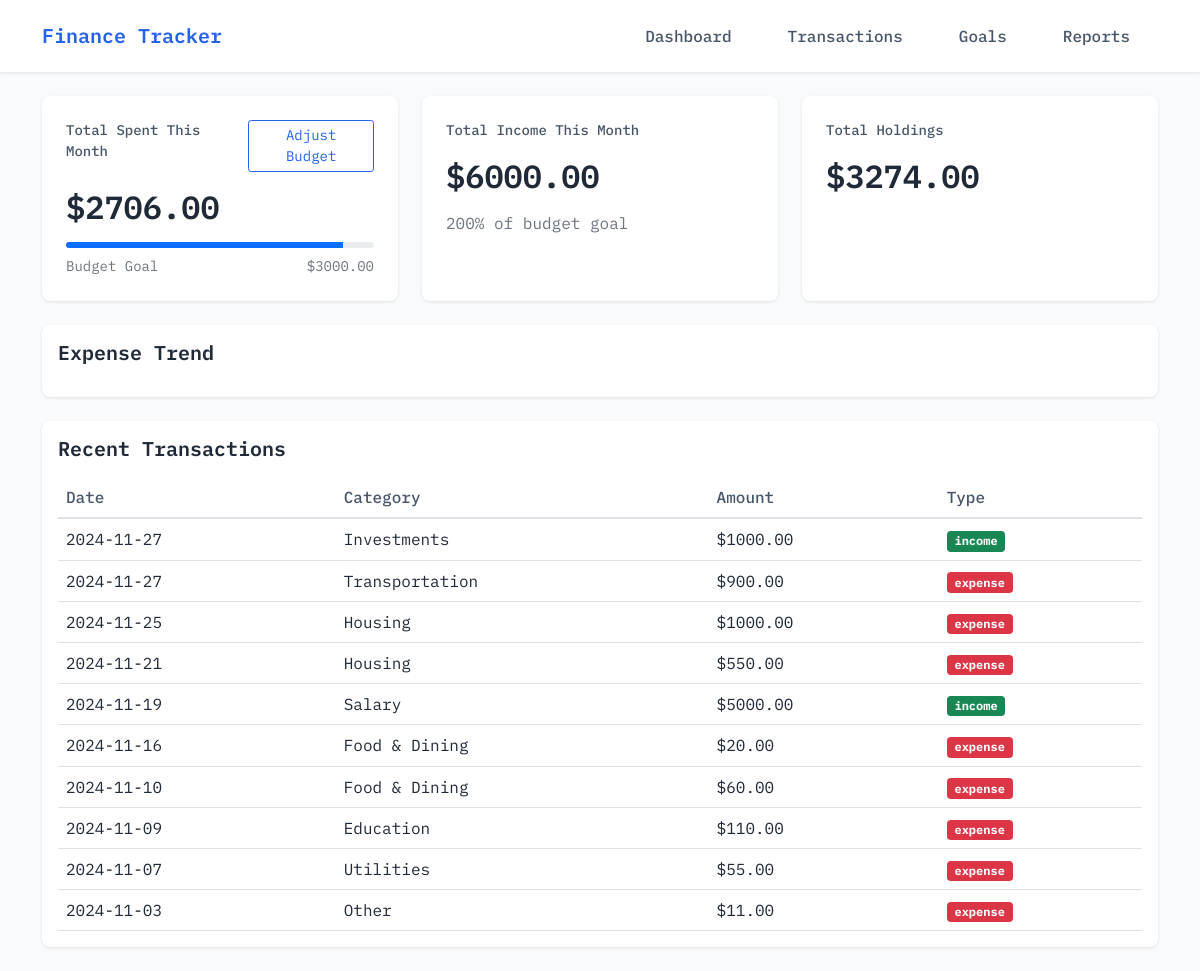
Before: / with the older database file.
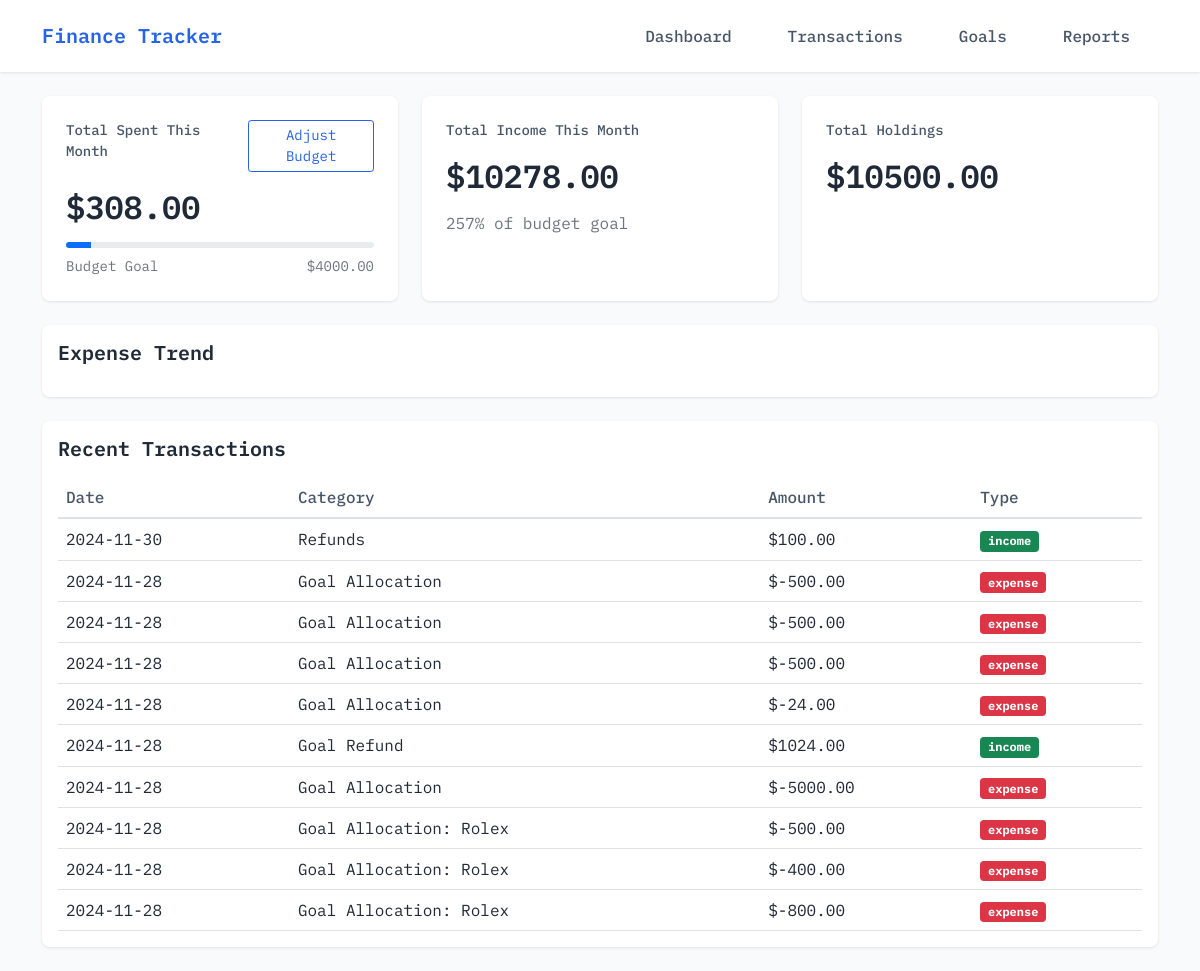
After: the same page with the newer database file.
### models.py (models this page shows, shortened)
class Budget(db.Model):
    __tablename__ = 'budget'
    id = db.Column(db.Integer, primary_key=True)
    amount = db.Column(db.Float, nullable=False)

class Transaction(db.Model):
    __tablename__ = 'transactions'
    id = db.Column(db.Integer, primary_key=True)
    date = db.Column(db.Date, nullable=False)
    category = db.Column(db.String(50), nullable=False)
    amount = db.Column(db.Float, nullable=False)
    type = db.Column(db.String(10), nullable=False)
    recurring = db.Column(db.Boolean, default=False)

### routes.py (the view)
    @app.route('/')
    def index():
        current_date = date.today()
        first_day_of_month = date(current_date.year, current_date.month, 1)
        last_day_of_month = date(current_date.year, current_date.month, calendar.monthrange(current_date.year, current_date.month)[1])
        transactions = Transaction.query.order_by(Transaction.date.desc()).limit(10).all()
        total_spent = sum(t.amount for t in Transaction.query.filter(Transaction.type == 'expense', Transaction.date >= first_day_of_month, Transaction.date <= last_day_of_month).all())
        total_income = sum(t.amount for t in Transaction.query.filter(Transaction.type == 'income', Transaction.date >= first_day_of_month, Transaction.date <= last_day_of_month).all())
        total_holdings = calculate_total_holdings()
        budget = Budget.query.first()
        budget_goal = budget.amount if budget else 1000  # setting a default bu\dget to 1000
        line_chart_json = get_line_chart_data()
        return render_template('index.html', transactions=transactions, total_spent=total_spent,
                            total_income=total_income, total_holdings=total_holdings,
                            budget_goal=budget_goal, line_chart_json=line_chart_json)

### utils.py (called while the page is built)
def calculate_total_holdings():
    try:
        total_income = db.session.query(
            db.func.sum(Transaction.amount)
        ).filter(Transaction.type == 'income').scalar() or 0
        total_expense = db.session.query(
            db.func.sum(Transaction.amount)
        ).filter(Transaction.type == 'expense').scalar() or 0
        goal_allocations = db.session.query(
            db.func.sum(Transaction.amount)
        ).filter(Transaction.type == 'goal').scalar() or 0
        return total_income - (total_expense + abs(goal_allocations))
    except Exception as e:
        print(f"Error calculating total holdings: {e}")
        return 0

### templates/index.html (shortened to what this page needs)
{% extends "layout.html" %}
{% block content %}
<div class="row g-4">
    <div class="col-12">
        <div class="row g-4">
            <div class="col-md-4">
                <div class="stats-card h-100">
                    <div class="d-flex justify-content-between align-items-start mb-3">
                        <div class="stats-label">Total Spent This Month</div>
                        <button class="btn btn-sm btn-outline-primary" data-bs-toggle="modal" data-bs-target="#budgetModal">
                            Adjust Budget
                        </button>
                    </div>
                    <div class="stats-value mb-3">${{ "%.2f"|format(total_spent) }}</div>
                    <div class="progress mb-2" style="height: 6px;">
                        <div class="progress-bar bg-primary" role="progressbar"
                             style="width: {{ (total_spent/budget_goal * 100)|round|int }}%"></div>
                    </div>
                    <div class="d-flex justify-content-between">
                        <small class="text-muted">Budget Goal</small>
                        <small class="text-muted">${{ "%.2f"|format(budget_goal) }}</small>
                    </div>
                </div>
            </div>
            <div class="col-md-4">
                <div class="stats-card h-100">
                    <div class="stats-label mb-3">Total Income This Month</div>
                    <div class="stats-value mb-3">${{ "%.2f"|format(total_income) }}</div>
                    <div class="text-muted">
                        {{ ((total_income / budget_goal) * 100)|round|int }}% of budget goal
                    </div>
                </div>
            </div>
            <div class="col-md-4">
                <div class="stats-card h-100">
                    <div class="stats-label mb-3">Total Holdings</div>
                    <div class="stats-value">${{ "%.2f"|format(total_holdings) }}</div>
                </div>
            </div>
        </div>
    </div>
    <div class="col-12">
        <div class="card">
            <div class="card-body">
                <h2 class="section-title">Expense Trend</h2>
            </div>
        </div>
    </div>
    <div class="col-12">
        <div class="card">
            <div class="card-body">
                <h2 class="section-title">Recent Transactions</h2>
                <div class="table-responsive">
                    <table class="table">
                        <thead>
                            <tr>
                                <th>Date</th>
                                <th>Category</th>
                                <th>Amount</th>
                                <th>Type</th>
                            </tr>
                        </thead>
                        <tbody>
                            {% for transaction in transactions %}
                            <tr>
                                <td>{{ transaction.date.strftime('%Y-%m-%d') }}</td>
                                <td>{{ transaction.category }}</td>
                                <td>${{ "%.2f"|format(transaction.amount) }}</td>
                                <td>
                                    <span class="badge {% if transaction.type == 'expense' %}bg-danger{% else %}bg-success{% endif %}">
                                        {{ transaction.type }}
                                    </span>
                                </td>
                            </tr>
                            {% endfor %}
                        </tbody>
                    </table>
                </div>
            </div>
        </div>
    </div>
</div>
{% endblock %}

Changed rows visible on the page:
no longer on this page (row unchanged): Transaction: amount "1000.00"
no longer on this page (row unchanged): Transaction: amount "900.00"
no longer on this page (row unchanged): Transaction: amount "1000.00"
no longer on this page (row unchanged): Transaction: amount "550.00"
no longer on this page (row unchanged): Transaction: amount "5000.00"
no longer on this page (row unchanged): Transaction: amount "20.00"
no longer on this page (row unchanged): Transaction: amount "60.00"
no longer on this page (row unchanged): Transaction: amount "110.00"
no longer on this page (row unchanged): Transaction: amount "55.00"
no longer on this page (row unchanged): Transaction: amount "11.00"
changed Budget: amount "3000.00" → "4000.00"; ((total_income/budget_goal)*100)|round|int "200" → "257"
added Transaction: amount "100.00"
added Transaction: amount "-500.00"
added Transaction: amount "-500.00"
added Transaction: amount "-500.00"
added Transaction: amount "-24.00"
added Transaction: amount "1024.00"
added Transaction: amount "-5000.00"
added Transaction: amount "-500.00"
added Transaction: amount "-400.00"
added Transaction: amount "-800.00"
Other visible differences:
{{ "%.2f"|format(total_spent) }}: "2706.00" → "308.00"
{{ "%.2f"|format(total_income) }}: "6000.00" → "10278.00"
{{ "%.2f"|format(total_holdings) }}: "3274.00" → "10500.00"
